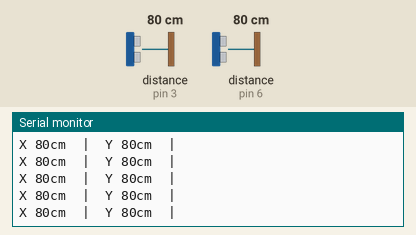
Recording of a sketch running on a simulated Arduino Uno, built with avr-gcc and run on an emulated ATmega328P. Parts: the last lines printed to the serial monitor. Wiring (inferred from the names in the program): 2 × ultrasonic range finder: trigger pin 4, echo pin 3 / trigger pin 7, echo pin 6. The test bench sets the inputs (shaded band); at power-on: distance to the obstacle (sensors on pin 3, pin 6) 80 cm. The echo pulse lasts 58.3 µs per cm.

Above: at 1.2 s.
1.3 s: distance to the obstacle (sensor on pin 3) set to 2 cm
At 2.3 s:
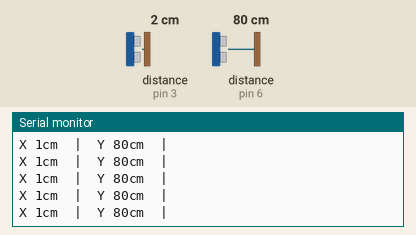
4.3 s: distance to the obstacle (sensor on pin 6) set to 2 cm
At 5.1 s:
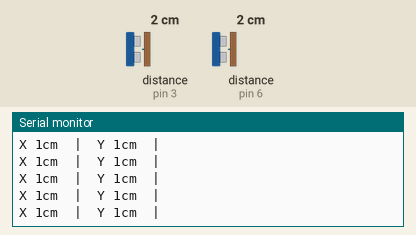
7.3 s: distance to the obstacle (sensor on pin 3) set to 9 cm
At 8.1 s:
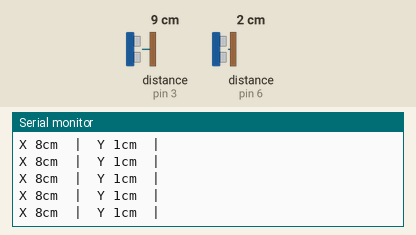
10.3 s: distance to the obstacle (sensor on pin 6) set to 18 cm
At 11.0 s:
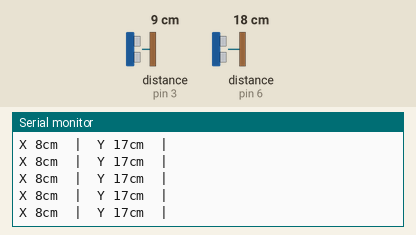
13.3 s: distance to the obstacle (sensor on pin 3) set to 18 cm
At 14.2 s:
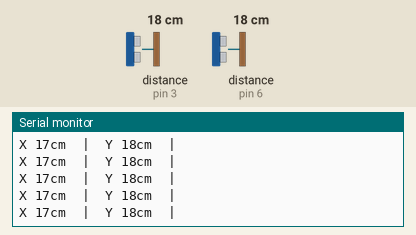
16.3 s: distance to the obstacle (sensor on pin 6) set to 4 cm
At 17.3 s:
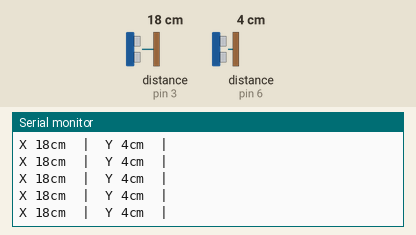
Timing chart, 0 to 19.3 s (numbered marks = the images above; inputs shaded):
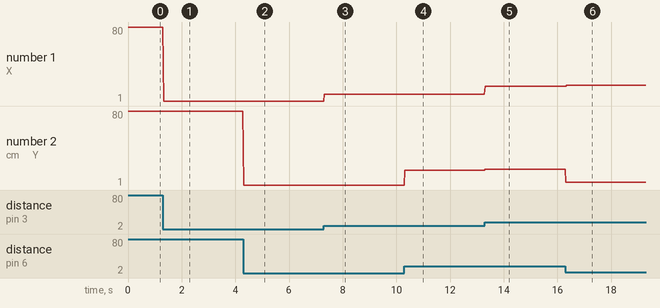

The sketch:

distance_2d_sm.ino
```cpp
const int TRIGX = 4;
const int ECHOX = 3;

const int TRIGY = 7;
const int ECHOY = 6;

void setup (){

Serial.begin(9600);

pinMode(TRIGX, OUTPUT);
pinMode(ECHOX, INPUT);
pinMode(TRIGY, OUTPUT);
pinMode(ECHOY, INPUT);

}

void loop (){

//Serial.print("New loop");

long durationX, inchesX, cmX,durationY, inchesY, cmY;
pinMode(TRIGX, OUTPUT);
digitalWrite(TRIGX, LOW);
delayMicroseconds(2);
digitalWrite(TRIGX, HIGH);
delayMicroseconds(10);
digitalWrite(TRIGX, LOW);
pinMode(ECHOX, INPUT);
durationX = pulseIn(ECHOX, HIGH);
inchesX = microsecondsToInches(durationX);
cmX = microsecondsToCentimeters(durationX);
Serial.flush();
Serial.print("X ");
Serial.print( cmX );
Serial.print("cm");
Serial.print("  |");
//Serial.print(',');

pinMode(TRIGY, OUTPUT);
digitalWrite(TRIGY, LOW);
delayMicroseconds(2);
digitalWrite(TRIGY, HIGH);
delayMicroseconds(10);
digitalWrite(TRIGY, LOW);
pinMode(ECHOY, INPUT);
durationY = pulseIn(ECHOY, HIGH);
inchesY = microsecondsToInches(durationY);
cmY = microsecondsToCentimeters(durationY);
Serial.print("  Y ");
Serial.print( cmY );
Serial.print("cm");
Serial.print("  |");
//Serial.print(',');

Serial.println();
delay(20);

}

long microsecondsToInches(long microseconds)
{return microseconds / 74 / 2;
}
long microsecondsToCentimeters(long microseconds)
{return microseconds / 29 / 2;}
```

Measured:
- after the input at 1.3 s, the serial monitor: prints a new line at once (image 1)
- after the input at 4.3 s, the serial monitor: prints a new line at once (image 2)
- after the input at 7.3 s, the serial monitor: prints a new line at once (image 3)
- after the input at 10.3 s, the serial monitor: prints a new line at once (image 4)
- after the input at 13.3 s, the serial monitor: prints a new line at once (image 5)
- after the input at 16.3 s, the serial monitor: prints a new line at once (image 6)
- plotted number 1: 80 → 1 after the input at 1.3 s, 1 → 8 after the input at 7.3 s
- plotted number 2: 1 → 17 after the input at 10.3 s, 17 → 18 after the input at 13.3 s, 18 → 4 after the input at 16.3 s
